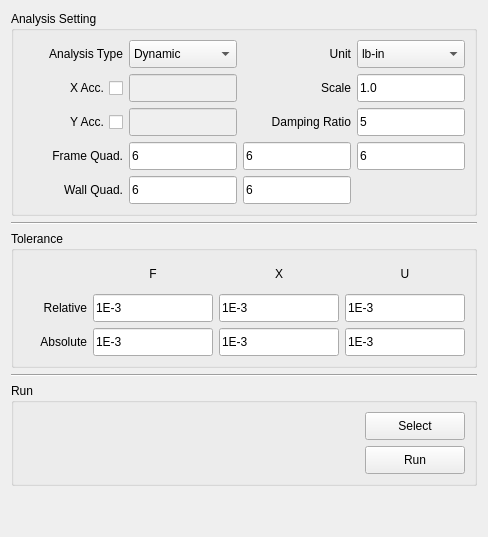
       <widget class="QWidget" name="tab">
        <attribute name="title">
         <string>Analysis</string>
        </attribute>
        <layout class="QVBoxLayout" name="verticalLayout_22">
         <item>
          <widget class="QGroupBox" name="groupBox_15">
           <property name="enabled">
            <bool>true</bool>
           </property>
           <property name="title">
            <string>Analysis Setting</string>
           </property>
           <layout class="QVBoxLayout" name="verticalLayout_12">
            <item>
             <layout class="QGridLayout" name="gridLayout_9">
              <item row="0" column="0">
               <widget class="QLabel" name="label_analysis_type">
                <property name="minimumSize">
                 <size>
                  <width>100</width>
                  <height>28</height>
                 </size>
                </property>
                <property name="maximumSize">
                 <size>
                  <width>140</width>
                  <height>50</height>
                 </size>
                </property>
                <property name="text">
                 <string>Analysis Type</string>
                </property>
                <property name="alignment">
                 <set>Qt::AlignRight|Qt::AlignTrailing|Qt::AlignVCenter</set>
                </property>
               </widget>
              </item>
              <item row="0" column="1">
               <widget class="QComboBox" name="box_analysis_type">
                <property name="minimumSize">
                 <size>
                  <width>100</width>
                  <height>28</height>
                 </size>
                </property>
                <property name="maximumSize">
                 <size>
                  <width>140</width>
                  <height>50</height>
                 </size>
                </property>
                <item>
                 <property name="text">
                  <string>Dynamic</string>
                 </property>
                </item>
               </widget>
              </item>
              <item row="0" column="2" alignment="Qt::AlignRight">
               <widget class="QLabel" name="label_unit">
                <property name="minimumSize">
                 <size>
                  <width>100</width>
                  <height>28</height>
                 </size>
                </property>
                <property name="maximumSize">
                 <size>
                  <width>140</width>
                  <height>50</height>
                 </size>
                </property>
                <property name="text">
                 <string>Unit</string>
                </property>
                <property name="alignment">
                 <set>Qt::AlignRight|Qt::AlignTrailing|Qt::AlignVCenter</set>
                </property>
               </widget>
              </item>
              <item row="0" column="3">
               <widget class="QComboBox" name="box_unit">
                <property name="minimumSize">
                 <size>
                  <width>100</width>
                  <height>28</height>
                 </size>
                </property>
                <property name="maximumSize">
                 <size>
                  <width>140</width>
                  <height>50</height>
                 </size>
                </property>
                <item>
                 <property name="text">
                  <string>lb-in</string>
                 </property>
                </item>
                <item>
                 <property name="text">
                  <string>kN-m</string>
                 </property>
                </item>
                <item>
                 <property name="text">
                  <string>kN-mm</string>
                 </property>
                </item>
               </widget>
              </item>
              <item row="1" column="0">
               <widget class="QCheckBox" name="check_accx">
                <property name="minimumSize">
                 <size>
                  <width>100</width>
                  <height>28</height>
                 </size>
                </property>
                <property name="maximumSize">
                 <size>
                  <width>140</width>
                  <height>50</height>
                 </size>
                </property>
                <property name="layoutDirection">
                 <enum>Qt::RightToLeft</enum>
                </property>
                <property name="text">
                 <string>X Acc.</string>
                </property>
               </widget>
              </item>
              <item row="1" column="1">
               <widget class="QLineEdit" name="input_accx">
                <property name="enabled">
                 <bool>false</bool>
                </property>
                <property name="minimumSize">
                 <size>
                  <width>100</width>
                  <height>28</height>
                 </size>
                </property>
                <property name="maximumSize">
                 <size>
                  <width>140</width>
                  <height>50</height>
                 </size>
                </property>
                <property name="text">
                 <string/>
                </property>
               </widget>
              </item>
              <item row="1" column="2" alignment="Qt::AlignRight">
               <widget class="QLabel" name="label_scale">
                <property name="minimumSize">
                 <size>
                  <width>100</width>
                  <height>28</height>
                 </size>
                </property>
                <property name="maximumSize">
                 <size>
                  <width>140</width>
                  <height>50</height>
                 </size>
                </property>
                <property name="text">
                 <string>Scale</string>
                </property>
                <property name="alignment">
                 <set>Qt::AlignRight|Qt::AlignTrailing|Qt::AlignVCenter</set>
                </property>
               </widget>
              </item>
              <item row="1" column="3">
               <widget class="QLineEdit" name="input_scale">
                <property name="minimumSize">
                 <size>
                  <width>100</width>
                  <height>28</height>
                 </size>
                </property>
                <property name="maximumSize">
                 <size>
                  <width>140</width>
                  <height>50</height>
                 </size>
                </property>
                <property name="text">
                 <string>1.0</string>
                </property>
               </widget>
              </item>
              <item row="2" column="0">
               <widget class="QCheckBox" name="check_accy">
                <property name="minimumSize">
                 <size>
                  <width>100</width>
                  <height>28</height>
                 </size>
                </property>
                <property name="maximumSize">
                 <size>
                  <width>140</width>
                  <height>50</height>
                 </size>
                </property>
                <property name="layoutDirection">
                 <enum>Qt::RightToLeft</enum>
                </property>
                <property name="text">
                 <string>Y Acc.</string>
                </property>
               </widget>
              </item>
              <item row="2" column="1">
               <widget class="QLineEdit" name="input_accy">
                <property name="enabled">
                 <bool>false</bool>
                </property>
                <property name="minimumSize">
                 <size>
                  <width>100</width>
                  <height>28</height>
                 </size>
                </property>
                <property name="maximumSize">
                 <size>
                  <width>140</width>
                  <height>50</height>
                 </size>
                </property>
               </widget>
              </item>
              <item row="2" column="2" alignment="Qt::AlignRight">
               <widget class="QLabel" name="label_damping">
                <property name="minimumSize">
                 <size>
                  <width>100</width>
                  <height>28</height>
                 </size>
                </property>
                <property name="maximumSize">
                 <size>
                  <width>140</width>
                  <height>50</height>
                 </size>
                </property>
                <property name="text">
                 <string>Damping Ratio</string>
                </property>
                <property name="alignment">
                 <set>Qt::AlignRight|Qt::AlignTrailing|Qt::AlignVCenter</set>
                </property>
               </widget>
              </item>
              <item row="2" column="3">
               <widget class="QLineEdit" name="input_damping">
                <property name="minimumSize">
                 <size>
                  <width>100</width>
                  <height>28</height>
                 </size>
                </property>
                <property name="maximumSize">
                 <size>
                  <width>140</width>
                  <height>50</height>
                 </size>
                </property>
                <property name="text">
                 <string>5</string>
                </property>
               </widget>
              </item>
              <item row="3" column="0">
               <widget class="QLabel" name="label_quad_frame">
                <property name="minimumSize">
                 <size>
                  <width>100</width>
                  <height>28</height>
                 </size>
                </property>
                <property name="maximumSize">
                 <size>
                  <width>140</width>
                  <height>50</height>
                 </size>
                </property>
                <property name="text">
                 <string>Frame Quad.</string>
                </property>
                <property name="alignment">
                 <set>Qt::AlignRight|Qt::AlignTrailing|Qt::AlignVCenter</set>
                </property>
               </widget>
              </item>
              <item row="3" column="1">
               <widget class="QLineEdit" name="input_qfx">
                <property name="minimumSize">
                 <size>
                  <width>100</width>
                  <height>28</height>
                 </size>
                </property>
                <property name="maximumSize">
                 <size>
                  <width>140</width>
                  <height>50</height>
                 </size>
                </property>
                <property name="text">
                 <string>6</string>
                </property>
               </widget>
              </item>
              <item row="3" column="2">
               <widget class="QLineEdit" name="input_qfy">
                <property name="minimumSize">
                 <size>
                  <width>100</width>
                  <height>28</height>
                 </size>
                </property>
                <property name="maximumSize">
                 <size>
                  <width>140</width>
                  <height>50</height>
                 </size>
                </property>
                <property name="text">
                 <string>6</string>
                </property>
               </widget>
              </item>
              <item row="3" column="3">
               <widget class="QLineEdit" name="input_qfz">
                <property name="minimumSize">
                 <size>
                  <width>100</width>
                  <height>28</height>
                 </size>
                </property>
                <property name="maximumSize">
                 <size>
                  <width>140</width>
                  <height>50</height>
                 </size>
                </property>
                <property name="text">
                 <string>6</string>
                </property>
               </widget>
              </item>
              <item row="4" column="0">
               <widget class="QLabel" name="label_quad_wall">
                <property name="minimumSize">
                 <size>
                  <width>100</width>
                  <height>28</height>
                 </size>
                </property>
                <property name="maximumSize">
                 <size>
                  <width>140</width>
                  <height>50</height>
                 </size>
                </property>
                <property name="text">
                 <string>Wall Quad.</string>
                </property>
                <property name="alignment">
                 <set>Qt::AlignRight|Qt::AlignTrailing|Qt::AlignVCenter</set>
                </property>
               </widget>
              </item>
              <item row="4" column="1">
               <widget class="QLineEdit" name="input_qwx">
                <property name="minimumSize">
                 <size>
                  <width>100</width>
                  <height>28</height>
                 </size>
                </property>
                <property name="maximumSize">
                 <size>
                  <width>140</width>
                  <height>50</height>
                 </size>
                </property>
                <property name="text">
                 <string>6</string>
                </property>
               </widget>
              </item>
              <item row="4" column="2">
               <widget class="QLineEdit" name="input_qwy">
                <property name="minimumSize">
                 <size>
                  <width>100</width>
                  <height>28</height>
                 </size>
                </property>
                <property name="maximumSize">
                 <size>
                  <width>140</width>
                  <height>50</height>
                 </size>
                </property>
                <property name="text">
                 <string>6</string>
                </property>
               </widget>
              </item>
             </layout>
            </item>
           </layout>
          </widget>
         </item>
         <item>
          <widget class="Line" name="line_3">
           <property name="orientation">
            <enum>Qt::Horizontal</enum>
           </property>
          </widget>
         </item>
         <item>
          <widget class="QGroupBox" name="groupBox_6">
           <property name="title">
            <string>Tolerance</string>
           </property>
           <layout class="QVBoxLayout" name="verticalLayout_20">
            <item>
             <layout class="QGridLayout" name="gridLayout_16">
              <item row="0" column="1" alignment="Qt::AlignHCenter">
               <widget class="QLabel" name="label_10">
                <property name="minimumSize">
                 <size>
                  <width>40</width>
                  <height>28</height>
                 </size>
                </property>
                <property name="maximumSize">
                 <size>
                  <width>80</width>
                  <height>50</height>
                 </size>
                </property>
                <property name="text">
                 <string>F</string>
                </property>
                <property name="alignment">
                 <set>Qt::AlignCenter</set>
                </property>
               </widget>
              </item>
              <item row="0" column="2" alignment="Qt::AlignHCenter">
               <widget class="QLabel" name="label_11">
                <property name="minimumSize">
                 <size>
                  <width>40</width>
                  <height>28</height>
                 </size>
                </property>
                <property name="maximumSize">
                 <size>
                  <width>80</width>
                  <height>50</height>
                 </size>
                </property>
                <property name="text">
                 <string>X</string>
                </property>
                <property name="alignment">
                 <set>Qt::AlignCenter</set>
                </property>
               </widget>
              </item>
              <item row="0" column="3" alignment="Qt::AlignHCenter">
               <widget class="QLabel" name="label_12">
                <property name="minimumSize">
                 <size>
                  <width>40</width>
                  <height>28</height>
                 </size>
                </property>
                <property name="maximumSize">
                 <size>
                  <width>80</width>
                  <height>50</height>
                 </size>
                </property>
                <property name="text">
                 <string>U</string>
                </property>
                <property name="alignment">
                 <set>Qt::AlignCenter</set>
                </property>
               </widget>
              </item>
              <item row="1" column="0">
               <widget class="QLabel" name="label_2">
                <property name="minimumSize">
                 <size>
                  <width>60</width>
                  <height>28</height>
                 </size>
                </property>
                <property name="maximumSize">
                 <size>
                  <width>80</width>
                  <height>50</height>
                 </size>
                </property>
                <property name="text">
                 <string>Relative</string>
                </property>
                <property name="alignment">
                 <set>Qt::AlignRight|Qt::AlignTrailing|Qt::AlignVCenter</set>
                </property>
               </widget>
              </item>
              <item row="1" column="1">
               <widget class="QLineEdit" name="input_relf">
                <property name="minimumSize">
                 <size>
                  <width>60</width>
                  <height>28</height>
                 </size>
                </property>
                <property name="maximumSize">
                 <size>
                  <width>120</width>
                  <height>50</height>
                 </size>
                </property>
                <property name="text">
                 <string>1E-3</string>
                </property>
               </widget>
              </item>
              <item row="1" column="2">
               <widget class="QLineEdit" name="input_relx">
                <property name="minimumSize">
                 <size>
                  <width>60</width>
                  <height>28</height>
                 </size>
                </property>
                <property name="maximumSize">
                 <size>
                  <width>120</width>
                  <height>50</height>
                 </size>
                </property>
                <property name="text">
                 <string>1E-3</string>
                </property>
               </widget>
              </item>
              <item row="1" column="3">
               <widget class="QLineEdit" name="input_relu">
                <property name="minimumSize">
                 <size>
                  <width>60</width>
                  <height>28</height>
                 </size>
                </property>
                <property name="maximumSize">
                 <size>
                  <width>120</width>
                  <height>50</height>
                 </size>
                </property>
                <property name="text">
                 <string>1E-3</string>
                </property>
               </widget>
              </item>
              <item row="2" column="0">
               <widget class="QLabel" name="label_7">
                <property name="minimumSize">
                 <size>
                  <width>60</width>
                  <height>28</height>
                 </size>
                </property>
                <property name="maximumSize">
                 <size>
                  <width>80</width>
                  <height>50</height>
                 </size>
                </property>
                <property name="text">
                 <string>Absolute</string>
                </property>
                <property name="alignment">
                 <set>Qt::AlignRight|Qt::AlignTrailing|Qt::AlignVCenter</set>
                </property>
               </widget>
              </item>
              <item row="2" column="1">
               <widget class="QLineEdit" name="input_absf">
                <property name="minimumSize">
                 <size>
                  <width>60</width>
                  <height>28</height>
                 </size>
                </property>
                <property name="maximumSize">
                 <size>
                  <width>120</width>
                  <height>50</height>
                 </size>
                </property>
                <property name="text">
                 <string>1E-3</string>
                </property>
               </widget>
              </item>
              <item row="2" column="2">
               <widget class="QLineEdit" name="input_absx">
                <property name="minimumSize">
                 <size>
                  <width>60</width>
                  <height>28</height>
                 </size>
                </property>
                <property name="maximumSize">
                 <size>
                  <width>120</width>
                  <height>50</height>
                 </size>
                </property>
                <property name="text">
                 <string>1E-3</string>
                </property>
               </widget>
              </item>
              <item row="2" column="3">
               <widget class="QLineEdit" name="input_absu">
                <property name="minimumSize">
                 <size>
                  <width>60</width>
                  <height>28</height>
                 </size>
                </property>
                <property name="maximumSize">
                 <size>
                  <width>120</width>
                  <height>50</height>
                 </size>
                </property>
                <property name="text">
                 <string>1E-3</string>
                </property>
               </widget>
              </item>
             </layout>
            </item>
           </layout>
          </widget>
         </item>
         <item>
          <widget class="Line" name="line_11">
           <property name="orientation">
            <enum>Qt::Horizontal</enum>
           </property>
          </widget>
         </item>
         <item>
          <widget class="QGroupBox" name="groupBox_16">
           <property name="title">
            <string>Run</string>
           </property>
           <layout class="QVBoxLayout" name="verticalLayout_23">
            <item>
             <layout class="QGridLayout" name="gridLayout_17">
              <item row="0" column="1">
               <widget class="QPushButton" name="button_select">
                <property name="minimumSize">
                 <size>
                  <width>80</width>
                  <height>28</height>
                 </size>
                </property>
                <property name="maximumSize">
                 <size>
                  <width>100</width>
                  <height>50</height>
                 </size>
                </property>
                <property name="text">
                 <string>Select</string>
                </property>
               </widget>
              </item>
              <item row="1" column="1">
               <widget class="QPushButton" name="button_run">
                <property name="minimumSize">
                 <size>
                  <width>80</width>
                  <height>28</height>
                 </size>
                </property>
                <property name="maximumSize">
                 <size>
                  <width>100</width>
                  <height>50</height>
                 </size>
                </property>
                <property name="text">
                 <string>Run</string>
                </property>
               </widget>
              </item>
              <item row="0" column="0" rowspan="2">
               <widget class="QLabel" name="label_exe">
                <property name="text">
                 <string/>
                </property>
                <property name="wordWrap">
                 <bool>true</bool>
                </property>
               </widget>
              </item>
             </layout>
            </item>
           </layout>
          </widget>
         </item>
         <item>
          <spacer name="verticalSpacer_6">
           <property name="orientation">
            <enum>Qt::Vertical</enum>
           </property>
           <property name="sizeHint" stdset="0">
            <size>
             <width>20</width>
             <height>40</height>
            </size>
           </property>
          </spacer>
         </item>
        </layout>
       </widget>
